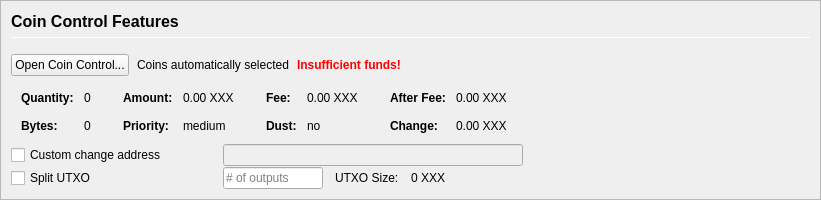
         <widget class="QFrame" name="frameCoinControl">
          <property name="sizePolicy">
           <sizepolicy hsizetype="Expanding" vsizetype="Expanding">
            <horstretch>0</horstretch>
            <verstretch>0</verstretch>
           </sizepolicy>
          </property>
          <property name="maximumSize">
           <size>
            <width>16777215</width>
            <height>16777215</height>
           </size>
          </property>
          <property name="frameShape">
           <enum>QFrame::StyledPanel</enum>
          </property>
          <property name="frameShadow">
           <enum>QFrame::Sunken</enum>
          </property>
          <layout class="QVBoxLayout" name="verticalLayoutCoinControl2">
           <property name="spacing">
            <number>0</number>
           </property>
           <property name="margin">
            <number>0</number>
           </property>
           <item>
            <widget class="QFrame" name="frameCoinControl_BG">
             <layout class="QVBoxLayout" name="verticalLayoutCoinControl" stretch="0,0,0,0,0,0">
              <property name="spacing">
               <number>1</number>
              </property>
              <property name="leftMargin">
               <number>10</number>
              </property>
              <property name="topMargin">
               <number>10</number>
              </property>
              <item>
               <layout class="QHBoxLayout" name="horizontalLayoutCoinControl1">
                <property name="bottomMargin">
                 <number>15</number>
                </property>
                <item>
                 <layout class="QVBoxLayout" name="verticalLayout_3">
                  <property name="spacing">
                   <number>6</number>
                  </property>
                  <item>
                   <widget class="QLabel" name="labelCoinControlFeatures">
                    <property name="sizePolicy">
                     <sizepolicy hsizetype="Preferred" vsizetype="Maximum">
                      <horstretch>0</horstretch>
                      <verstretch>0</verstretch>
                     </sizepolicy>
                    </property>
                    <property name="minimumSize">
                     <size>
                      <width>0</width>
                      <height>20</height>
                     </size>
                    </property>
                    <property name="font">
                     <font>
                      <pointsize>12</pointsize>
                      <weight>75</weight>
                      <bold>true</bold>
                     </font>
                    </property>
                    <property name="styleSheet">
                     <string notr="true">font-weight:bold;</string>
                    </property>
                    <property name="text">
                     <string>Coin Control Features</string>
                    </property>
                   </widget>
                  </item>
                  <item>
                   <widget class="Line" name="line">
                    <property name="minimumSize">
                     <size>
                      <width>0</width>
                      <height>1</height>
                     </size>
                    </property>
                    <property name="maximumSize">
                     <size>
                      <width>16777215</width>
                      <height>1</height>
                     </size>
                    </property>
                    <property name="orientation">
                     <enum>Qt::Horizontal</enum>
                    </property>
                   </widget>
                  </item>
                 </layout>
                </item>
               </layout>
              </item>
              <item>
               <layout class="QHBoxLayout" name="horizontalLayoutCoinControl2" stretch="0,0,0,0">
                <property name="spacing">
                 <number>8</number>
                </property>
                <property name="bottomMargin">
                 <number>10</number>
                </property>
                <item>
                 <widget class="QPushButton" name="pushButtonCoinControl">
                  <property name="styleSheet">
                   <string notr="true"/>
                  </property>
                  <property name="text">
                   <string>Open Coin Control...</string>
                  </property>
                  <property name="autoDefault">
                   <bool>false</bool>
                  </property>
                 </widget>
                </item>
                <item>
                 <widget class="QLabel" name="labelCoinControlAutomaticallySelected">
                  <property name="text">
                   <string>Coins automatically selected</string>
                  </property>
                  <property name="margin">
                   <number>5</number>
                  </property>
                 </widget>
                </item>
                <item>
                 <widget class="QLabel" name="labelCoinControlInsuffFunds">
                  <property name="font">
                   <font>
                    <weight>75</weight>
                    <bold>true</bold>
                   </font>
                  </property>
                  <property name="styleSheet">
                   <string notr="true">color:red;font-weight:bold;</string>
                  </property>
                  <property name="text">
                   <string>Insufficient funds!</string>
                  </property>
                  <property name="margin">
                   <number>5</number>
                  </property>
                 </widget>
                </item>
                <item>
                 <spacer name="horizontalSpacerCoinControl">
                  <property name="orientation">
                   <enum>Qt::Horizontal</enum>
                  </property>
                  <property name="sizeHint" stdset="0">
                   <size>
                    <width>40</width>
                    <height>1</height>
                   </size>
                  </property>
                 </spacer>
                </item>
               </layout>
              </item>
              <item>
               <widget class="QWidget" name="widgetCoinControl" native="true">
                <property name="sizePolicy">
                 <sizepolicy hsizetype="Preferred" vsizetype="Preferred">
                  <horstretch>0</horstretch>
                  <verstretch>0</verstretch>
                 </sizepolicy>
                </property>
                <property name="minimumSize">
                 <size>
                  <width>0</width>
                  <height>0</height>
                 </size>
                </property>
                <property name="styleSheet">
                 <string notr="true"/>
                </property>
                <layout class="QHBoxLayout" name="horizontalLayoutCoinControl5">
                 <property name="margin">
                  <number>0</number>
                 </property>
                 <item>
                  <layout class="QHBoxLayout" name="horizontalLayoutCoinControl3" stretch="0,0,0,1">
                   <property name="spacing">
                    <number>20</number>
                   </property>
                   <property name="topMargin">
                    <number>0</number>
                   </property>
                   <property name="bottomMargin">
                    <number>10</number>
                   </property>
                   <item>
                    <layout class="QFormLayout" name="formLayoutCoinControl1">
                     <property name="horizontalSpacing">
                      <number>10</number>
                     </property>
                     <property name="verticalSpacing">
                      <number>14</number>
                     </property>
                     <property name="leftMargin">
                      <number>10</number>
                     </property>
                     <property name="topMargin">
                      <number>4</number>
                     </property>
                     <property name="rightMargin">
                      <number>6</number>
                     </property>
                     <item row="0" column="0">
                      <widget class="QLabel" name="labelCoinControlQuantityText">
                       <property name="font">
                        <font>
                         <weight>75</weight>
                         <bold>true</bold>
                        </font>
                       </property>
                       <property name="text">
                        <string>Quantity:</string>
                       </property>
                       <property name="margin">
                        <number>0</number>
                       </property>
                      </widget>
                     </item>
                     <item row="0" column="1">
                      <widget class="QLabel" name="labelCoinControlQuantity">
                       <property name="cursor">
                        <cursorShape>IBeamCursor</cursorShape>
                       </property>
                       <property name="contextMenuPolicy">
                        <enum>Qt::ActionsContextMenu</enum>
                       </property>
                       <property name="text">
                        <string notr="true">0</string>
                       </property>
                       <property name="margin">
                        <number>0</number>
                       </property>
                       <property name="textInteractionFlags">
                        <set>Qt::LinksAccessibleByMouse|Qt::TextSelectableByKeyboard|Qt::TextSelectableByMouse</set>
                       </property>
                      </widget>
                     </item>
                     <item row="1" column="0">
                      <widget class="QLabel" name="labelCoinControlBytesText">
                       <property name="font">
                        <font>
                         <weight>75</weight>
                         <bold>true</bold>
                        </font>
                       </property>
                       <property name="text">
                        <string>Bytes:</string>
                       </property>
                      </widget>
                     </item>
                     <item row="1" column="1">
                      <widget class="QLabel" name="labelCoinControlBytes">
                       <property name="cursor">
                        <cursorShape>IBeamCursor</cursorShape>
                       </property>
                       <property name="contextMenuPolicy">
                        <enum>Qt::ActionsContextMenu</enum>
                       </property>
                       <property name="text">
                        <string notr="true">0</string>
                       </property>
                       <property name="textInteractionFlags">
                        <set>Qt::LinksAccessibleByMouse|Qt::TextSelectableByKeyboard|Qt::TextSelectableByMouse</set>
                       </property>
                      </widget>
                     </item>
                    </layout>
                   </item>
                   <item>
                    <layout class="QFormLayout" name="formLayoutCoinControl2">
                     <property name="horizontalSpacing">
                      <number>10</number>
                     </property>
                     <property name="verticalSpacing">
                      <number>14</number>
                     </property>
                     <property name="leftMargin">
                      <number>6</number>
                     </property>
                     <property name="topMargin">
                      <number>4</number>
                     </property>
                     <property name="rightMargin">
                      <number>6</number>
                     </property>
                     <item row="0" column="0">
                      <widget class="QLabel" name="labelCoinControlAmountText">
                       <property name="font">
                        <font>
                         <weight>75</weight>
                         <bold>true</bold>
                        </font>
                       </property>
                       <property name="text">
                        <string>Amount:</string>
                       </property>
                       <property name="margin">
                        <number>0</number>
                       </property>
                      </widget>
                     </item>
                     <item row="0" column="1">
                      <widget class="QLabel" name="labelCoinControlAmount">
                       <property name="cursor">
                        <cursorShape>IBeamCursor</cursorShape>
                       </property>
                       <property name="contextMenuPolicy">
                        <enum>Qt::ActionsContextMenu</enum>
                       </property>
                       <property name="text">
                        <string notr="true">0.00 XXX</string>
                       </property>
                       <property name="textInteractionFlags">
                        <set>Qt::LinksAccessibleByMouse|Qt::TextSelectableByKeyboard|Qt::TextSelectableByMouse</set>
                       </property>
                      </widget>
                     </item>
                     <item row="1" column="0">
                      <widget class="QLabel" name="labelCoinControlPriorityText">
                       <property name="font">
                        <font>
                         <weight>75</weight>
                         <bold>true</bold>
                        </font>
                       </property>
                       <property name="text">
                        <string>Priority:</string>
                       </property>
                      </widget>
                     </item>
                     <item row="1" column="1">
                      <widget class="QLabel" name="labelCoinControlPriority">
                       <property name="cursor">
                        <cursorShape>IBeamCursor</cursorShape>
                       </property>
                       <property name="contextMenuPolicy">
                        <enum>Qt::ActionsContextMenu</enum>
                       </property>
                       <property name="text">
                        <string>medium</string>
                       </property>
                       <property name="textInteractionFlags">
                        <set>Qt::LinksAccessibleByMouse|Qt::TextSelectableByKeyboard|Qt::TextSelectableByMouse</set>
                       </property>
                      </widget>
                     </item>
                    </layout>
                   </item>
                   <item>
                    <layout class="QFormLayout" name="formLayoutCoinControl3">
                     <property name="horizontalSpacing">
                      <number>10</number>
                     </property>
                     <property name="verticalSpacing">
                      <number>14</number>
                     </property>
                     <property name="leftMargin">
                      <number>6</number>
                     </property>
                     <property name="topMargin">
                      <number>4</number>
                     </property>
                     <property name="rightMargin">
                      <number>6</number>
                     </property>
                     <item row="0" column="0">
                      <widget class="QLabel" name="labelCoinControlFeeText">
                       <property name="font">
                        <font>
                         <weight>75</weight>
                         <bold>true</bold>
                        </font>
                       </property>
                       <property name="text">
                        <string>Fee:</string>
                       </property>
                       <property name="margin">
                        <number>0</number>
                       </property>
                      </widget>
                     </item>
                     <item row="0" column="1">
                      <widget class="QLabel" name="labelCoinControlFee">
                       <property name="cursor">
                        <cursorShape>IBeamCursor</cursorShape>
                       </property>
                       <property name="contextMenuPolicy">
                        <enum>Qt::ActionsContextMenu</enum>
                       </property>
                       <property name="text">
                        <string notr="true">0.00 XXX</string>
                       </property>
                       <property name="textInteractionFlags">
                        <set>Qt::LinksAccessibleByMouse|Qt::TextSelectableByKeyboard|Qt::TextSelectableByMouse</set>
                       </property>
                      </widget>
                     </item>
                     <item row="1" column="0">
                      <widget class="QLabel" name="labelCoinControlLowOutputText">
                       <property name="font">
                        <font>
                         <weight>75</weight>
                         <bold>true</bold>
                        </font>
                       </property>
                       <property name="text">
                        <string>Dust:</string>
                       </property>
                      </widget>
                     </item>
                     <item row="1" column="1">
                      <widget class="QLabel" name="labelCoinControlLowOutput">
                       <property name="cursor">
                        <cursorShape>IBeamCursor</cursorShape>
                       </property>
                       <property name="contextMenuPolicy">
                        <enum>Qt::ActionsContextMenu</enum>
                       </property>
                       <property name="text">
                        <string>no</string>
                       </property>
                       <property name="textInteractionFlags">
                        <set>Qt::LinksAccessibleByMouse|Qt::TextSelectableByKeyboard|Qt::TextSelectableByMouse</set>
                       </property>
                      </widget>
                     </item>
                    </layout>
                   </item>
                   <item>
                    <layout class="QFormLayout" name="formLayoutCoinControl4">
                     <property name="horizontalSpacing">
                      <number>10</number>
                     </property>
                     <property name="verticalSpacing">
                      <number>14</number>
                     </property>
                     <property name="leftMargin">
                      <number>6</number>
                     </property>
                     <property name="topMargin">
                      <number>4</number>
                     </property>
                     <property name="rightMargin">
                      <number>6</number>
                     </property>
                     <item row="0" column="0">
                      <widget class="QLabel" name="labelCoinControlAfterFeeText">
                       <property name="font">
                        <font>
                         <weight>75</weight>
                         <bold>true</bold>
                        </font>
                       </property>
                       <property name="text">
                        <string>After Fee:</string>
                       </property>
                       <property name="margin">
                        <number>0</number>
                       </property>
                      </widget>
                     </item>
                     <item row="0" column="1">
                      <widget class="QLabel" name="labelCoinControlAfterFee">
                       <property name="cursor">
                        <cursorShape>IBeamCursor</cursorShape>
                       </property>
                       <property name="contextMenuPolicy">
                        <enum>Qt::ActionsContextMenu</enum>
                       </property>
                       <property name="text">
                        <string notr="true">0.00 XXX</string>
                       </property>
                       <property name="textInteractionFlags">
                        <set>Qt::LinksAccessibleByMouse|Qt::TextSelectableByKeyboard|Qt::TextSelectableByMouse</set>
                       </property>
                      </widget>
                     </item>
                     <item row="1" column="0">
                      <widget class="QLabel" name="labelCoinControlChangeText">
                       <property name="font">
                        <font>
                         <weight>75</weight>
                         <bold>true</bold>
                        </font>
                       </property>
                       <property name="text">
                        <string>Change:</string>
                       </property>
                      </widget>
                     </item>
                     <item row="1" column="1">
                      <widget class="QLabel" name="labelCoinControlChange">
                       <property name="cursor">
                        <cursorShape>IBeamCursor</cursorShape>
                       </property>
                       <property name="contextMenuPolicy">
                        <enum>Qt::ActionsContextMenu</enum>
                       </property>
                       <property name="text">
                        <string notr="true">0.00 XXX</string>
                       </property>
                       <property name="textInteractionFlags">
                        <set>Qt::LinksAccessibleByMouse|Qt::TextSelectableByKeyboard|Qt::TextSelectableByMouse</set>
                       </property>
                      </widget>
                     </item>
                    </layout>
                   </item>
                  </layout>
                 </item>
                </layout>
               </widget>
              </item>
              <item>
               <layout class="QHBoxLayout" name="horizontalLayoutCoinControl4">
                <property name="spacing">
                 <number>12</number>
                </property>
                <property name="sizeConstraint">
                 <enum>QLayout::SetDefaultConstraint</enum>
                </property>
                <property name="topMargin">
                 <number>0</number>
                </property>
                <property name="rightMargin">
                 <number>0</number>
                </property>
                <item>
                 <widget class="QCheckBox" name="checkBoxCoinControlChange">
                  <property name="sizePolicy">
                   <sizepolicy hsizetype="Preferred" vsizetype="Preferred">
                    <horstretch>0</horstretch>
                    <verstretch>0</verstretch>
                   </sizepolicy>
                  </property>
                  <property name="minimumSize">
                   <size>
                    <width>200</width>
                    <height>0</height>
                   </size>
                  </property>
                  <property name="maximumSize">
                   <size>
                    <width>200</width>
                    <height>16777215</height>
                   </size>
                  </property>
                  <property name="toolTip">
                   <string>If this is activated, but the change address is empty or invalid, change will be sent to a newly generated address.</string>
                  </property>
                  <property name="text">
                   <string>Custom change address</string>
                  </property>
                 </widget>
                </item>
                <item>
                 <widget class="QValidatedLineEdit" name="lineEditCoinControlChange">
                  <property name="enabled">
                   <bool>false</bool>
                  </property>
                  <property name="sizePolicy">
                   <sizepolicy hsizetype="Preferred" vsizetype="Preferred">
                    <horstretch>0</horstretch>
                    <verstretch>0</verstretch>
                   </sizepolicy>
                  </property>
                  <property name="minimumSize">
                   <size>
                    <width>300</width>
                    <height>0</height>
                   </size>
                  </property>
                 </widget>
                </item>
                <item>
                 <widget class="QLabel" name="labelCoinControlChangeLabel">
                  <property name="sizePolicy">
                   <sizepolicy hsizetype="Preferred" vsizetype="Preferred">
                    <horstretch>0</horstretch>
                    <verstretch>0</verstretch>
                   </sizepolicy>
                  </property>
                  <property name="minimumSize">
                   <size>
                    <width>100</width>
                    <height>0</height>
                   </size>
                  </property>
                  <property name="text">
                   <string/>
                  </property>
                  <property name="margin">
                   <number>3</number>
                  </property>
                 </widget>
                </item>
               </layout>
              </item>
              <item>
               <layout class="QHBoxLayout" name="horizontalLayoutCoinControl6">
                <property name="spacing">
                 <number>12</number>
                </property>
                <property name="rightMargin">
                 <number>0</number>
                </property>
                <item>
                 <widget class="QCheckBox" name="splitBlockCheckBox">
                  <property name="sizePolicy">
                   <sizepolicy hsizetype="Preferred" vsizetype="Preferred">
                    <horstretch>0</horstretch>
                    <verstretch>0</verstretch>
                   </sizepolicy>
                  </property>
                  <property name="minimumSize">
                   <size>
                    <width>200</width>
                    <height>0</height>
                   </size>
                  </property>
                  <property name="maximumSize">
                   <size>
                    <width>200</width>
                    <height>16777215</height>
                   </size>
                  </property>
                  <property name="text">
                   <string>Split UTXO</string>
                  </property>
                 </widget>
                </item>
                <item>
                 <widget class="QLineEdit" name="splitBlockLineEdit">
                  <property name="sizePolicy">
                   <sizepolicy hsizetype="Preferred" vsizetype="Preferred">
                    <horstretch>50</horstretch>
                    <verstretch>0</verstretch>
                   </sizepolicy>
                  </property>
                  <property name="minimumSize">
                   <size>
                    <width>100</width>
                    <height>0</height>
                   </size>
                  </property>
                  <property name="maximumSize">
                   <size>
                    <width>100</width>
                    <height>16777215</height>
                   </size>
                  </property>
                  <property name="placeholderText">
                   <string># of outputs</string>
                  </property>
                 </widget>
                </item>
                <item>
                 <widget class="QLabel" name="labelBlockSizeText">
                  <property name="text">
                   <string>UTXO Size:</string>
                  </property>
                 </widget>
                </item>
                <item>
                 <widget class="QLabel" name="labelBlockSize">
                  <property name="text">
                   <string>0 XXX</string>
                  </property>
                 </widget>
                </item>
                <item>
                 <spacer name="horizontalSpacer_7">
                  <property name="orientation">
                   <enum>Qt::Horizontal</enum>
                  </property>
                  <property name="sizeHint" stdset="0">
                   <size>
                    <width>40</width>
                    <height>20</height>
                   </size>
                  </property>
                 </spacer>
                </item>
               </layout>
              </item>
              <item>
               <spacer name="verticalSpacerCoinControl">
                <property name="orientation">
                 <enum>Qt::Vertical</enum>
                </property>
                <property name="sizeHint" stdset="0">
                 <size>
                  <width>800</width>
                  <height>1</height>
                 </size>
                </property>
               </spacer>
              </item>
             </layout>
            </widget>
           </item>
          </layout>
         </widget>
